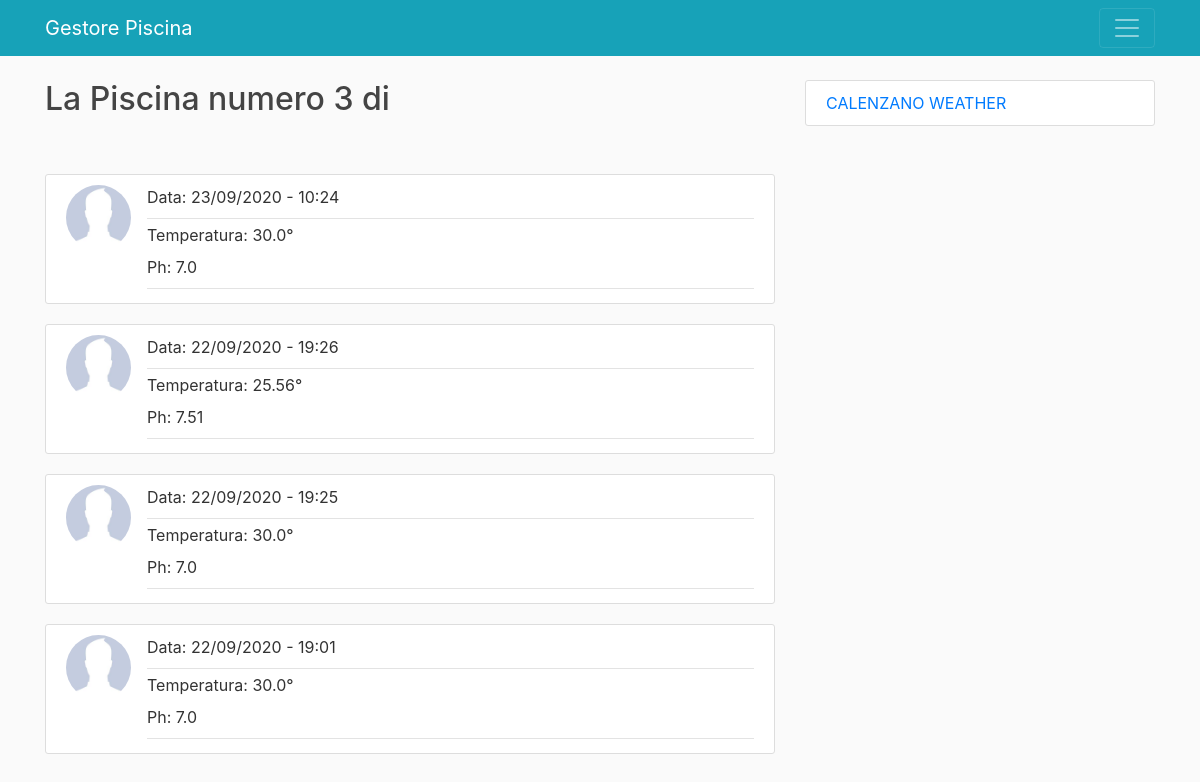
Page /mia_piscina/Alessandro1996/3/ on the earlier database version.
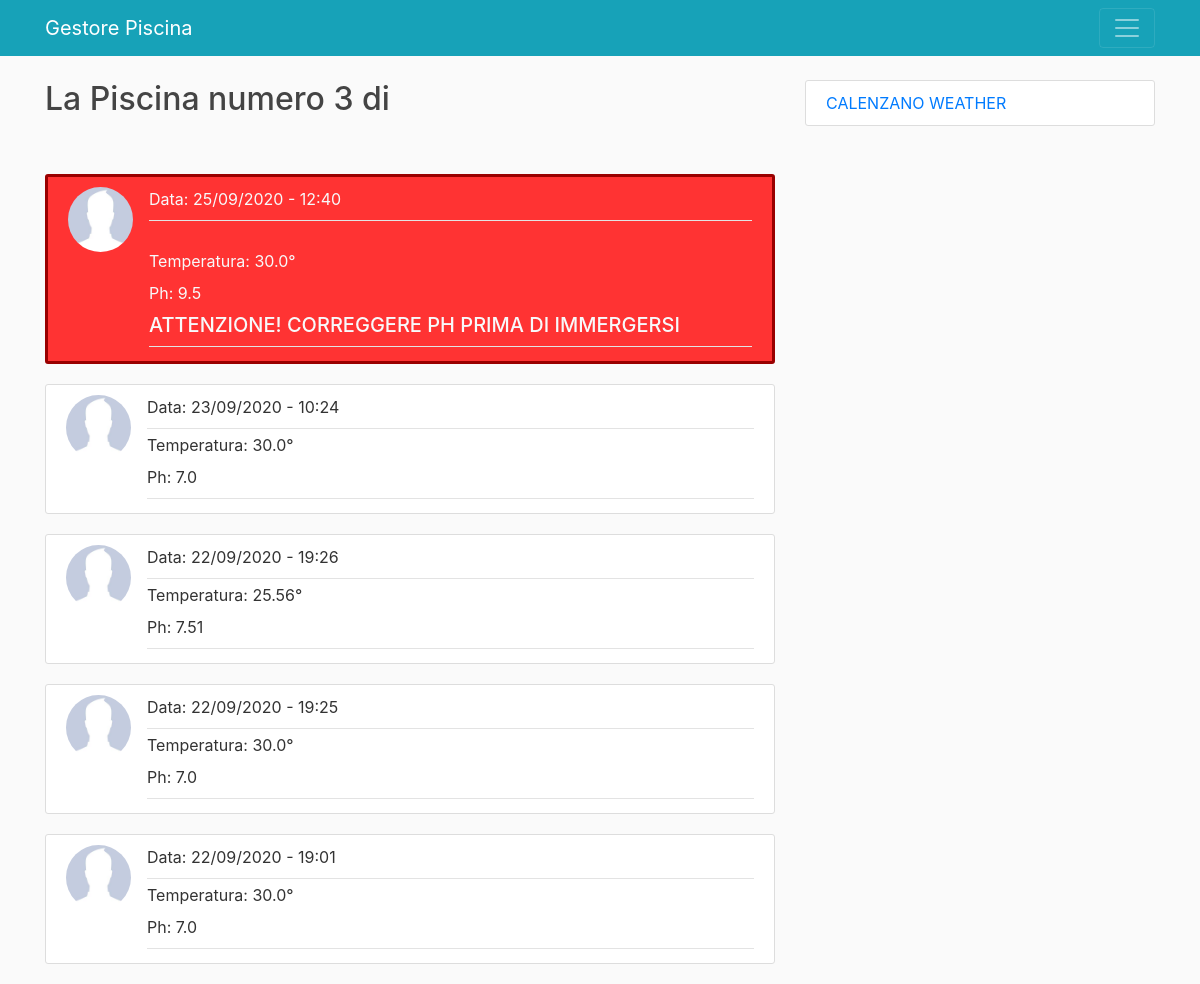
Same page on the later database version.
### blog/models.py (models this page shows, shortened)
class Value(models.Model):
    temperature = models.FloatField()
    ph = models.FloatField()
    date = models.DateTimeField(default=timezone.now)
    piscina = models.ForeignKey(Piscina, on_delete=models.CASCADE)

class Piscina(models.Model):
    n_piscina = models.IntegerField(default=1)
    user = models.ForeignKey(User, on_delete=models.CASCADE)

### users/models.py (models this page shows, shortened)
class Profile(models.Model):
    user = models.OneToOneField(User, on_delete=models.CASCADE)
    image = models.ImageField(default='default.jpg', upload_to='profile_pics')

### blog/views.py (the view)
# urls.py: path('mia_piscina/<str:username>/<int:n_piscina>/', MiaPiscinaListView.as_view(), name='blog-mia_piscina'),
class MiaPiscinaListView(ListView):
    model = Value
    template_name = 'blog/mia_piscina.html'
    context_object_name = 'values'
    form_class = ValueForm
    paginate_by = 7
    def get_queryset(self):
        usr = get_object_or_404(User, username=self.kwargs.get('username'))
        queryset = Piscina.objects.filter(user=usr)
        id = queryset.get(n_piscina = self.kwargs.get('n_piscina'))
        return Value.objects.filter(piscina=id).order_by('-date')

### blog/templates/blog/mia_piscina.html (shortened to what this page needs)
{% extends "blog/base.html" %}
{%block content%}
<h2>La Piscina numero {{ view.kwargs.n_piscina }} di {{ user.username }}</h2>
<br>
<br>
{% for value in values %}
{% if value.ph < 7 or value.ph > 8.3 %}
	<article class="media warning-section">
	<img class="rounded-circle article-img" src="{{ value.piscina.user.profile.image.url }}">
	  <div class="media-body">
		<div class="article-metadata text-light">
		  <label for="date">Data:</label>
		  <a class="mr-2">{{ value.date|date:"d/m/Y - H:i" }}</a>
		</div>
		  <br>
		<div class="article-metadata text-light">
		  <label for="temperature">Temperatura:</label>
		  <a class="mr-2">{{ value.temperature }}°</a>
		  <br>
		  <label for="ph">Ph:</label>
		  <a class="mr-2">{{ value.ph }}</a>
		  <h5 class="text-light">ATTENZIONE! CORREGGERE PH PRIMA DI IMMERGERSI</h5>
		</div>
	  </div>
	</article>
{% else %}
	<article class="media content-section">
	<img class="rounded-circle article-img" src="{{ value.piscina.user.profile.image.url }}">
	  <div class="media-body">
		<div class="article-metadata">
		  <label for="date">Data:</label>
		  <a class="mr-2">{{ value.date|date:"d/m/Y - H:i" }}</a>
		  <br>
		</div>
		<div class="article-metadata">
		  <label for="temperature">Temperatura:</label>
		  <a class="mr-2">{{ value.temperature }}°</a>
		  <br>
		  <label for="ph">Ph:</label>
		  <a class="mr-2">{{ value.ph }}</a>
		</div>
	  </div>
	</article>
{%endif%}
{% endfor %}
{% endblock content %}

Differences in the rows shown:
added Value: piscina.user.profile.image (placeholder picture), date "25/09/2020 - 12:40", temperature "30.0", ph "9.5"
